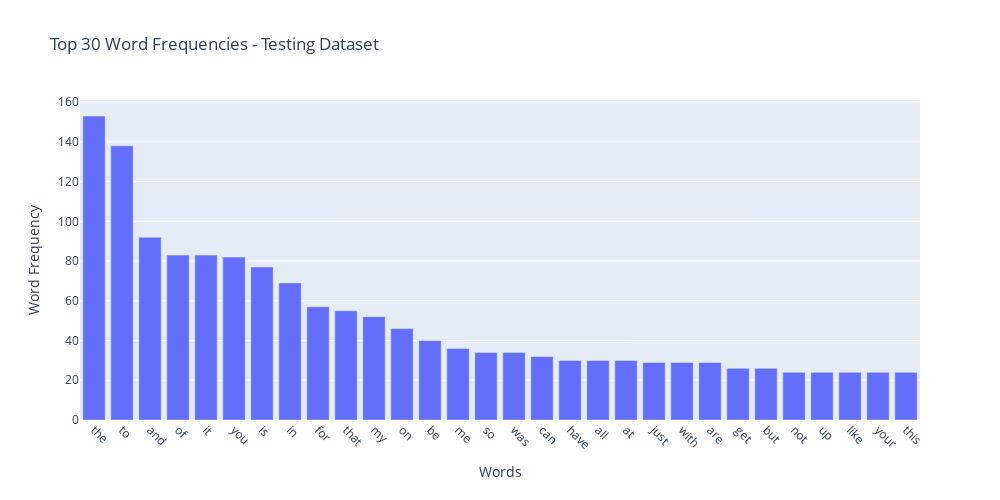

Notebook code for this chart:
### Code cell
# Create Count vectorizer for testing dataset
count_vect_test = CountVectorizer()
X_test_counts = count_vect_test.fit_transform(test_df['text'])

# Get term frequencies
term_frequencies_test = X_test_counts.sum(axis=0).A1

# Create a DataFrame with terms and frequencies for testing
test_terms_df = pd.DataFrame({
    'Term': count_vect_test.get_feature_names_out(),
    'Frequency': term_frequencies_test
})

# Sort the DataFrame by frequency in descending order
test_terms_df = test_terms_df.sort_values(by='Frequency', ascending=False).reset_index(drop=True)

# Select the top 30 terms for testing
top_test_terms_df = test_terms_df.head(30)

# Create a bar graph using Plotly for testing
fig_test = px.bar(top_test_terms_df, x='Term', y='Frequency',
                  title='Top 30 Word Frequencies - Testing Dataset',
                  labels={'Frequency': 'Word Frequency', 'Term': 'Words'},
                  width=1000, height=500)

# Update layout for better x-axis label visibility
fig_test.update_layout(xaxis=dict(tickangle=45))

# Show the plot for testing
fig_test.show()

### Figure 1 — Plotly figure (JSON) as saved in the notebook; plotly's stock layout.template omitted (floating-point values rounded to 4 significant figures)
{"data": [{"alignmentgroup": "True", "hovertemplate": "Words=%{x}<br>Word Frequency=%{y}<extra></extra>", "legendgroup": "", "marker": {"color": "#636efa", "pattern": {"shape": ""}}, "name": "", "offsetgroup": "", "orientation": "v", "showlegend": false, "textposition": "auto", "type": "bar", "x": ["the", "to", "and", "of", "it", "you", "is", "in", "for", "that", "my", "on", "be", "me", "so", "was", "can", "have", "all", "at", "just", "with", "are", "get", "but", "not", "up", "like", "your", "this"], "xaxis": "x", "y": [153, 138, 92, 83, 83, 82, 77, 69, 57, 55, 52, 46, 40, 36, 34, 34, 32, 30, 30, 30, 29, 29, 29, 26, 26, 24, 24, 24, 24, 24], "yaxis": "y"}], "layout": {"barmode": "relative", "height": 500, "legend": {"tracegroupgap": 0}, "title": {"text": "Top 30 Word Frequencies - Testing Dataset"}, "width": 1000, "xaxis": {"anchor": "y", "domain": [0, 1], "tickangle": 45, "title": {"text": "Words"}}, "yaxis": {"anchor": "x", "domain": [0, 1], "title": {"text": "Word Frequency"}}}}
